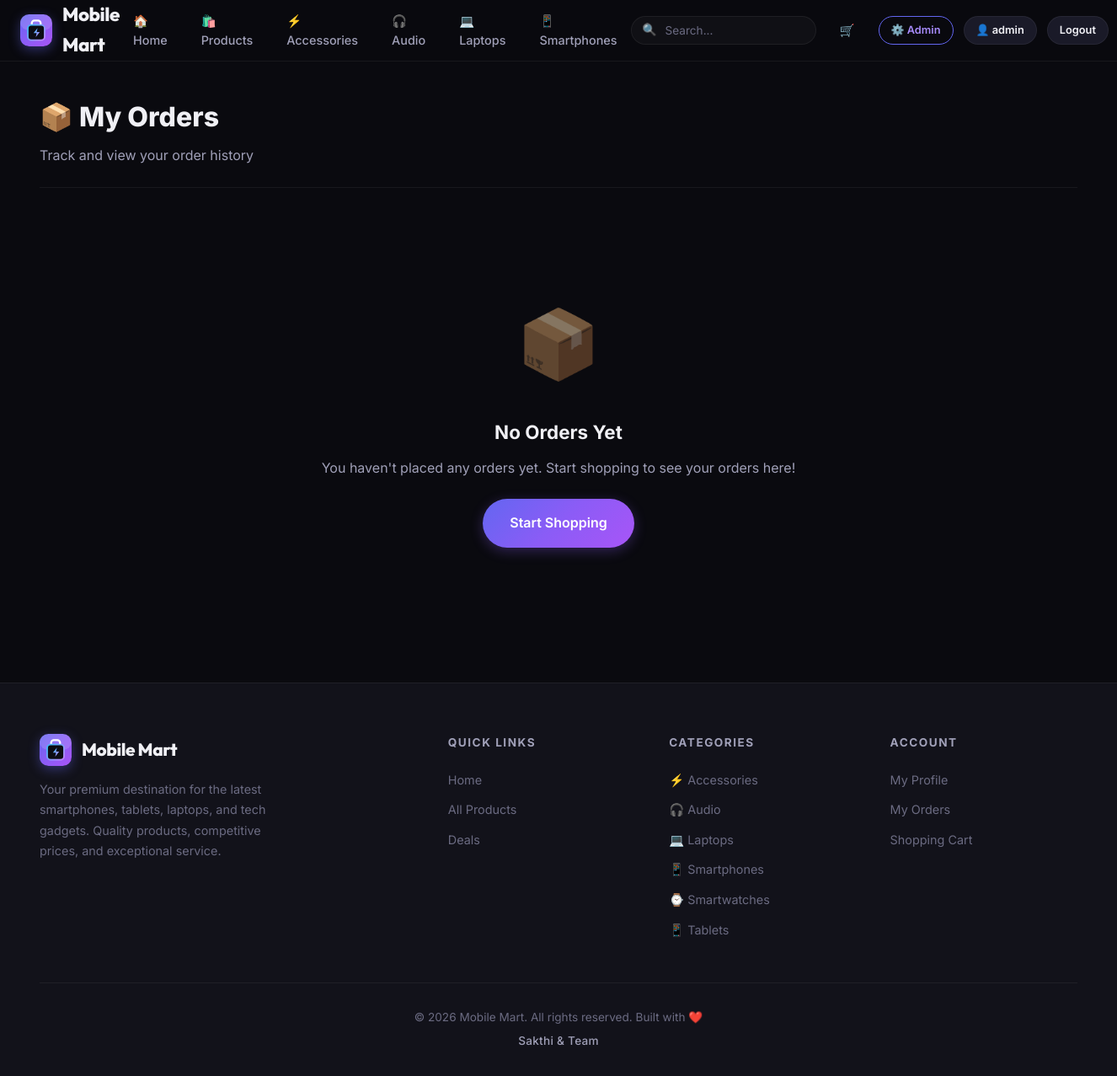
/orders (signed in), run on the app's committed database.
### models.py (models this page shows, shortened)
class Category(db.Model):
    __tablename__ = 'categories'
    id = db.Column(db.Integer, primary_key=True)
    name = db.Column(db.String(100), unique=True, nullable=False)
    slug = db.Column(db.String(100), unique=True, nullable=False)
    icon = db.Column(db.String(50), default='📱')
    description = db.Column(db.Text, default='')
    products = db.relationship('Product', backref='category', lazy=True)

class User(UserMixin, db.Model):
    __tablename__ = 'users'
    id = db.Column(db.Integer, primary_key=True)
    username = db.Column(db.String(80), unique=True, nullable=False)
    email = db.Column(db.String(120), unique=True, nullable=False)
    password_hash = db.Column(db.String(256), nullable=False)
    full_name = db.Column(db.String(150), default='')
    phone = db.Column(db.String(20), default='')
    address = db.Column(db.Text, default='')
    city = db.Column(db.String(100), default='')
    is_admin = db.Column(db.Boolean, default=False)
    created_at = db.Column(db.DateTime, default=lambda: datetime.now(timezone.utc))
    cart_items = db.relationship('CartItem', backref='user', lazy=True, cascade='all, delete-orphan')
    orders = db.relationship('Order', backref='user', lazy=True)
    reviews = db.relationship('Review', backref='user', lazy=True)
    @property
    def cart_count(self):
        return sum(item.quantity for item in self.cart_items)

### app.py (the view)
@app.route('/orders')
@login_required
def orders():
    user_orders = Order.query.filter_by(user_id=current_user.id)\
        .order_by(Order.created_at.desc()).all()
    return render_template('orders.html', orders=user_orders)

### app.py (called while the page is built)
@login_manager.user_loader
def load_user(user_id):
    return db.session.get(User, int(user_id))

@app.context_processor
def inject_globals():
    categories = Category.query.order_by(Category.name).all()
    cart_count = 0
    if current_user.is_authenticated:
        cart_count = current_user.cart_count
    return dict(
        all_categories=categories,
        cart_count=cart_count,
        current_year=datetime.now().year
    )

### templates/orders.html (shortened to what this page needs)
{% extends "base.html" %}
{% block content %}
<div class="container">
    <div class="page-header">
        <h1>📦 My Orders</h1>
        <p>Track and view your order history</p>
    </div>
    {% if orders %}
    <div style="padding-bottom: 60px;">
        {% for order in orders %}
        <a href="{{ url_for('order_detail', order_id=order.id) }}" class="order-card" style="display: block; text-decoration: none; color: inherit;">
            <div class="order-card-header">
                <span class="order-id">Order #{{ order.id }}</span>
                <span class="order-status" style="background: {{ order.status_color }};">{{ order.status }}</span>
            </div>
            <div class="order-meta">
                <span>📅 {{ order.created_at.strftime('%B %d, %Y') }}</span>
                <span>📦 {{ order.item_count }} item{{ 's' if order.item_count != 1 }}</span>
                <span>💰 ${{ "%.2f"|format(order.total) }}</span>
                <span>💳 {{ order.payment_method }}</span>
            </div>
        </a>
        {% endfor %}
    </div>
    {% else %}
    <div class="empty-state">
        <div class="empty-icon">📦</div>
        <h3>No Orders Yet</h3>
        <p>You haven't placed any orders yet. Start shopping to see your orders here!</p>
        <a href="{{ url_for('products') }}" class="btn btn-primary btn-lg">Start Shopping</a>
    </div>
    {% endif %}
</div>
{% endblock %}

### templates/base.html (shortened to what this page needs)
<!DOCTYPE html>
<html lang="en">
<head>
    <link rel="stylesheet" href="{{ url_for('static', filename='css/style.css') }}">
</head>
<body>
    <nav class="navbar" id="navbar">
        <div class="navbar-inner">
            <a href="{{ url_for('index') }}" class="navbar-brand">
                <span class="brand-logo-pod">
                </span>
                Mobile Mart
            </a>
            <ul class="navbar-nav" id="main-nav">
                <li><a href="{{ url_for('index') }}" class="{% if request.endpoint == 'index' %}active{% endif %}">🏠 Home</a></li>
                <li><a href="{{ url_for('products') }}" class="{% if request.endpoint == 'products' %}active{% endif %}">🛍️ Products</a></li>
                {% for cat in all_categories[:4] %}
                <li><a href="{{ url_for('products', category=cat.slug) }}">{{ cat.icon }} {{ cat.name }}</a></li>
                {% endfor %}
            </ul>
            <div class="navbar-actions">
                <form class="nav-search" action="{{ url_for('search') }}" method="GET">
                    <span class="search-icon">🔍</span>
                    <input type="text" name="q" placeholder="Search..." value="{{ request.args.get('q', '') }}" autocomplete="off">
                </form>
                <a href="{{ url_for('cart') }}" class="cart-btn" data-tooltip="Shopping Cart">
                    🛒
                </a>
                {% if current_user.is_authenticated %}
                    {% if current_user.is_admin %}
                    <a href="{{ url_for('admin_dashboard') }}" class="btn btn-sm btn-outline desktop-only-btn">⚙️ Admin</a>
                    {% endif %}
                    <a href="{{ url_for('profile') }}" class="btn btn-sm btn-secondary desktop-only-btn">👤 {{ current_user.username }}</a>
                    <a href="{{ url_for('logout') }}" class="btn btn-sm btn-secondary desktop-only-btn">Logout</a>
                {% else %}
                    <a href="{{ url_for('login') }}" class="btn btn-sm btn-secondary desktop-only-btn">Sign In</a>
                    <a href="{{ url_for('register') }}" class="btn btn-sm btn-primary desktop-only-btn">Sign Up</a>
                {% endif %}
            </div>
        </div>
    </nav>
    {% if error_code %}
    <div class="container">
        <div class="error-page">
            <div class="error-code">{{ error_code }}</div>
            <p>{{ error_message }}</p>
            <a href="{{ url_for('index') }}" class="btn btn-primary">← Back to Home</a>
        </div>
    </div>
    {% else %}
    <main>
        {% block content %}{% endblock %}
    </main>
    {% endif %}
    {% if not error_code %}
    <footer class="footer">
        <div class="container">
            <div class="footer-grid">
                <div class="footer-brand">
                    <a href="{{ url_for('index') }}" class="navbar-brand">
                        <span class="brand-logo-pod">
                        </span>
                        Mobile Mart
                    </a>
                    <p>Your premium destination for the latest smartphones, tablets, laptops, and tech gadgets. Quality products, competitive prices, and exceptional service.</p>
                </div>
                <div>
                    <h4>Quick Links</h4>
                    <ul class="footer-links">
                        <li><a href="{{ url_for('index') }}">Home</a></li>
                        <li><a href="{{ url_for('products') }}">All Products</a></li>
                        <li><a href="{{ url_for('products', sort='price_low') }}">Deals</a></li>
                    </ul>
                </div>
                <div>
                    <h4>Categories</h4>
                    <ul class="footer-links">
                        {% for cat in all_categories %}
                        <li><a href="{{ url_for('products', category=cat.slug) }}">{{ cat.icon }} {{ cat.name }}</a></li>
                        {% endfor %}
                    </ul>
                </div>
                <div>
                    <h4>Account</h4>
                    <ul class="footer-links">
                        {% if current_user.is_authenticated %}
                        <li><a href="{{ url_for('profile') }}">My Profile</a></li>
                        <li><a href="{{ url_for('orders') }}">My Orders</a></li>
                        <li><a href="{{ url_for('cart') }}">Shopping Cart</a></li>
                        {% else %}
                        <li><a href="{{ url_for('login') }}">Sign In</a></li>
                        <li><a href="{{ url_for('register') }}">Create Account</a></li>
                        {% endif %}
                    </ul>
                </div>
            </div>
            <div class="footer-bottom">
                <p>© {{ current_year }} Mobile Mart. All rights reserved. Built with ❤️</p>
                <p class="footer-owner">Sakthi &amp; Team</p>
            </div>
        </div>
    </footer>
    {% endif %}
</body>
</html>

### data on the page
Category: icon "⚡", name "Accessories"
Category: icon "🎧", name "Audio"
Category: icon "💻", name "Laptops"
Category: icon "📱", name "Smartphones"
User: username "admin"
Category: icon "⌚", name "Smartwatches"
Category: icon "📱", name "Tablets"
